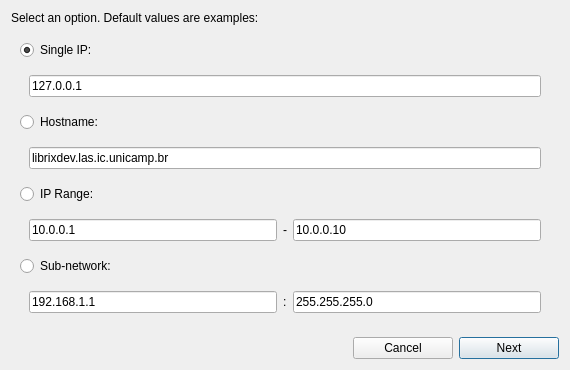
<?xml version="1.0" encoding="UTF-8"?>
<ui version="4.0">
 <class>AddTargetsDialog</class>
 <widget class="QDialog" name="AddTargetsDialog">
  <property name="geometry">
   <rect>
    <x>0</x>
    <y>0</y>
    <width>570</width>
    <height>360</height>
   </rect>
  </property>
  <property name="windowTitle">
   <string>Add targets - Step 1/2</string>
  </property>
  <property name="modal">
   <bool>true</bool>
  </property>
  <layout class="QVBoxLayout" name="verticalLayout">
   <item>
    <widget class="QLabel" name="label">
     <property name="sizePolicy">
      <sizepolicy hsizetype="Preferred" vsizetype="Minimum">
       <horstretch>0</horstretch>
       <verstretch>0</verstretch>
      </sizepolicy>
     </property>
     <property name="maximumSize">
      <size>
       <width>16777215</width>
       <height>30</height>
      </size>
     </property>
     <property name="text">
      <string>Select an option. Default values are examples:</string>
     </property>
    </widget>
   </item>
   <item>
    <widget class="QWidget" name="targetsWidget" native="true">
     <layout class="QVBoxLayout" name="verticalLayout_2">
      <item>
       <widget class="QRadioButton" name="singleRadio">
        <property name="text">
         <string>Single IP:</string>
        </property>
        <property name="checked">
         <bool>true</bool>
        </property>
       </widget>
      </item>
      <item>
       <widget class="QWidget" name="singleWidget" native="true">
        <layout class="QHBoxLayout" name="horizontalLayout_2">
         <item>
          <widget class="QLineEdit" name="singleIpLine">
           <property name="inputMethodHints">
            <set>Qt::ImhNone</set>
           </property>
           <property name="text">
            <string>127.0.0.1</string>
           </property>
          </widget>
         </item>
        </layout>
       </widget>
      </item>
      <item>
       <widget class="QRadioButton" name="hostnameRadio">
        <property name="text">
         <string>Hostname:</string>
        </property>
       </widget>
      </item>
      <item>
       <widget class="QWidget" name="hostnameWidget" native="true">
        <layout class="QHBoxLayout" name="horizontalLayout_3">
         <item>
          <widget class="QLineEdit" name="hostnameLine">
           <property name="inputMethodHints">
            <set>Qt::ImhUrlCharactersOnly</set>
           </property>
           <property name="text">
            <string>librixdev.las.ic.unicamp.br</string>
           </property>
          </widget>
         </item>
        </layout>
       </widget>
      </item>
      <item>
       <widget class="QRadioButton" name="rangeRadio">
        <property name="text">
         <string>IP Range:</string>
        </property>
       </widget>
      </item>
      <item>
       <widget class="QWidget" name="rangeWidget" native="true">
        <layout class="QHBoxLayout" name="horizontalLayout_4">
         <item>
          <widget class="QLineEdit" name="fromIPLine">
           <property name="text">
            <string>10.0.0.1</string>
           </property>
          </widget>
         </item>
         <item>
          <widget class="QLabel" name="separatorLabel">
           <property name="text">
            <string notr="true">-</string>
           </property>
          </widget>
         </item>
         <item>
          <widget class="QLineEdit" name="toIPLine">
           <property name="text">
            <string>10.0.0.10</string>
           </property>
          </widget>
         </item>
        </layout>
       </widget>
      </item>
      <item>
       <widget class="QRadioButton" name="subnetRadio">
        <property name="text">
         <string>Sub-network:</string>
        </property>
       </widget>
      </item>
      <item>
       <widget class="QWidget" name="subnetWidget" native="true">
        <layout class="QHBoxLayout" name="horizontalLayout_5">
         <item>
          <widget class="QLineEdit" name="IPLine">
           <property name="text">
            <string>192.168.1.1</string>
           </property>
          </widget>
         </item>
         <item>
          <widget class="QLabel" name="twodotsLabel">
           <property name="text">
            <string notr="true">:</string>
           </property>
          </widget>
         </item>
         <item>
          <widget class="QLineEdit" name="netmaskLine">
           <property name="text">
            <string>255.255.255.0</string>
           </property>
          </widget>
         </item>
        </layout>
       </widget>
      </item>
     </layout>
    </widget>
   </item>
   <item>
    <widget class="QWidget" name="buttonBox" native="true">
     <property name="maximumSize">
      <size>
       <width>16777215</width>
       <height>35</height>
      </size>
     </property>
     <layout class="QHBoxLayout" name="horizontalLayout">
      <property name="margin">
       <number>0</number>
      </property>
      <item>
       <spacer name="horizontalSpacer">
        <property name="orientation">
         <enum>Qt::Horizontal</enum>
        </property>
        <property name="sizeHint" stdset="0">
         <size>
          <width>40</width>
          <height>20</height>
         </size>
        </property>
       </spacer>
      </item>
      <item>
       <widget class="QPushButton" name="cancelButton">
        <property name="minimumSize">
         <size>
          <width>100</width>
          <height>0</height>
         </size>
        </property>
        <property name="text">
         <string>Cancel</string>
        </property>
        <property name="icon">
         <iconset resource="../../icons/temp_icons.qrc">
          <normaloff>:/edit_icon/close.png</normaloff>:/edit_icon/close.png</iconset>
        </property>
       </widget>
      </item>
      <item>
       <widget class="QPushButton" name="nextButton">
        <property name="minimumSize">
         <size>
          <width>100</width>
          <height>0</height>
         </size>
        </property>
        <property name="text">
         <string>Next</string>
        </property>
        <property name="icon">
         <iconset resource="../../icons/temp_icons.qrc">
          <normaloff>:/add_icon/arrow-right-double.png</normaloff>:/add_icon/arrow-right-double.png</iconset>
        </property>
        <property name="default">
         <bool>true</bool>
        </property>
       </widget>
      </item>
     </layout>
    </widget>
   </item>
  </layout>
 </widget>
 <resources>
  <include location="../../icons/temp_icons.qrc"/>
 </resources>
 <connections>
  <connection>
   <sender>cancelButton</sender>
   <signal>clicked()</signal>
   <receiver>AddTargetsDialog</receiver>
   <slot>close()</slot>
   <hints>
    <hint type="sourcelabel">
     <x>410</x>
     <y>340</y>
    </hint>
    <hint type="destinationlabel">
     <x>284</x>
     <y>180</y>
    </hint>
   </hints>
  </connection>
  <connection>
   <sender>singleRadio</sender>
   <signal>toggled(bool)</signal>
   <receiver>AddTargetsDialog</receiver>
   <slot>optClicked()</slot>
   <hints>
    <hint type="sourcelabel">
     <x>60</x>
     <y>51</y>
    </hint>
    <hint type="destinationlabel">
     <x>115</x>
     <y>-4</y>
    </hint>
   </hints>
  </connection>
  <connection>
   <sender>hostnameRadio</sender>
   <signal>toggled(bool)</signal>
   <receiver>AddTargetsDialog</receiver>
   <slot>optClicked()</slot>
   <hints>
    <hint type="sourcelabel">
     <x>117</x>
     <y>116</y>
    </hint>
    <hint type="destinationlabel">
     <x>199</x>
     <y>-3</y>
    </hint>
   </hints>
  </connection>
  <connection>
   <sender>rangeRadio</sender>
   <signal>toggled(bool)</signal>
   <receiver>AddTargetsDialog</receiver>
   <slot>optClicked()</slot>
   <hints>
    <hint type="sourcelabel">
     <x>69</x>
     <y>184</y>
    </hint>
    <hint type="destinationlabel">
     <x>246</x>
     <y>-16</y>
    </hint>
   </hints>
  </connection>
  <connection>
   <sender>nextButton</sender>
   <signal>clicked()</signal>
   <receiver>AddTargetsDialog</receiver>
   <slot>accept()</slot>
   <hints>
    <hint type="sourcelabel">
     <x>529</x>
     <y>344</y>
    </hint>
    <hint type="destinationlabel">
     <x>499</x>
     <y>0</y>
    </hint>
   </hints>
  </connection>
  <connection>
   <sender>singleIpLine</sender>
   <signal>textChanged(QString)</signal>
   <receiver>AddTargetsDialog</receiver>
   <slot>parseTargets()</slot>
   <hints>
    <hint type="sourcelabel">
     <x>173</x>
     <y>78</y>
    </hint>
    <hint type="destinationlabel">
     <x>372</x>
     <y>-1</y>
    </hint>
   </hints>
  </connection>
  <connection>
   <sender>hostnameLine</sender>
   <signal>textChanged(QString)</signal>
   <receiver>AddTargetsDialog</receiver>
   <slot>parseTargets()</slot>
   <hints>
    <hint type="sourcelabel">
     <x>233</x>
     <y>151</y>
    </hint>
    <hint type="destinationlabel">
     <x>347</x>
     <y>-14</y>
    </hint>
   </hints>
  </connection>
  <connection>
   <sender>fromIPLine</sender>
   <signal>textChanged(QString)</signal>
   <receiver>AddTargetsDialog</receiver>
   <slot>parseTargets()</slot>
   <hints>
    <hint type="sourcelabel">
     <x>179</x>
     <y>219</y>
    </hint>
    <hint type="destinationlabel">
     <x>571</x>
     <y>158</y>
    </hint>
   </hints>
  </connection>
  <connection>
   <sender>toIPLine</sender>
   <signal>textChanged(QString)</signal>
   <receiver>AddTargetsDialog</receiver>
   <slot>parseTargets()</slot>
   <hints>
    <hint type="sourcelabel">
     <x>409</x>
     <y>218</y>
    </hint>
    <hint type="destinationlabel">
     <x>572</x>
     <y>191</y>
    </hint>
   </hints>
  </connection>
  <connection>
   <sender>IPLine</sender>
   <signal>textChanged(QString)</signal>
   <receiver>AddTargetsDialog</receiver>
   <slot>parseTargets()</slot>
   <hints>
    <hint type="sourcelabel">
     <x>247</x>
     <y>283</y>
    </hint>
    <hint type="destinationlabel">
     <x>571</x>
     <y>229</y>
    </hint>
   </hints>
  </connection>
  <connection>
   <sender>netmaskLine</sender>
   <signal>textChanged(QString)</signal>
   <receiver>AddTargetsDialog</receiver>
   <slot>parseTargets()</slot>
   <hints>
    <hint type="sourcelabel">
     <x>373</x>
     <y>281</y>
    </hint>
    <hint type="destinationlabel">
     <x>569</x>
     <y>267</y>
    </hint>
   </hints>
  </connection>
  <connection>
   <sender>IPLine</sender>
   <signal>returnPressed()</signal>
   <receiver>AddTargetsDialog</receiver>
   <slot>accept()</slot>
   <hints>
    <hint type="sourcelabel">
     <x>267</x>
     <y>286</y>
    </hint>
    <hint type="destinationlabel">
     <x>-2</x>
     <y>276</y>
    </hint>
   </hints>
  </connection>
  <connection>
   <sender>toIPLine</sender>
   <signal>returnPressed()</signal>
   <receiver>AddTargetsDialog</receiver>
   <slot>accept()</slot>
   <hints>
    <hint type="sourcelabel">
     <x>538</x>
     <y>219</y>
    </hint>
    <hint type="destinationlabel">
     <x>573</x>
     <y>311</y>
    </hint>
   </hints>
  </connection>
  <connection>
   <sender>subnetRadio</sender>
   <signal>toggled(bool)</signal>
   <receiver>AddTargetsDialog</receiver>
   <slot>optClicked()</slot>
   <hints>
    <hint type="sourcelabel">
     <x>188</x>
     <y>260</y>
    </hint>
    <hint type="destinationlabel">
     <x>285</x>
     <y>-3</y>
    </hint>
   </hints>
  </connection>
  <connection>
   <sender>hostnameLine</sender>
   <signal>returnPressed()</signal>
   <receiver>AddTargetsDialog</receiver>
   <slot>accept()</slot>
   <hints>
    <hint type="sourcelabel">
     <x>476</x>
     <y>156</y>
    </hint>
    <hint type="destinationlabel">
     <x>573</x>
     <y>133</y>
    </hint>
   </hints>
  </connection>
  <connection>
   <sender>singleIpLine</sender>
   <signal>returnPressed()</signal>
   <receiver>AddTargetsDialog</receiver>
   <slot>accept()</slot>
   <hints>
    <hint type="sourcelabel">
     <x>447</x>
     <y>87</y>
    </hint>
    <hint type="destinationlabel">
     <x>577</x>
     <y>79</y>
    </hint>
   </hints>
  </connection>
  <connection>
   <sender>netmaskLine</sender>
   <signal>returnPressed()</signal>
   <receiver>AddTargetsDialog</receiver>
   <slot>accept()</slot>
   <hints>
    <hint type="sourcelabel">
     <x>545</x>
     <y>294</y>
    </hint>
    <hint type="destinationlabel">
     <x>3</x>
     <y>254</y>
    </hint>
   </hints>
  </connection>
  <connection>
   <sender>fromIPLine</sender>
   <signal>returnPressed()</signal>
   <receiver>AddTargetsDialog</receiver>
   <slot>accept()</slot>
   <hints>
    <hint type="sourcelabel">
     <x>148</x>
     <y>215</y>
    </hint>
    <hint type="destinationlabel">
     <x>-4</x>
     <y>308</y>
    </hint>
   </hints>
  </connection>
 </connections>
 <slots>
  <slot>optClicked()</slot>
  <slot>singleEdited()</slot>
  <slot>nextClicked()</slot>
  <slot>parseTargets()</slot>
 </slots>
</ui>
